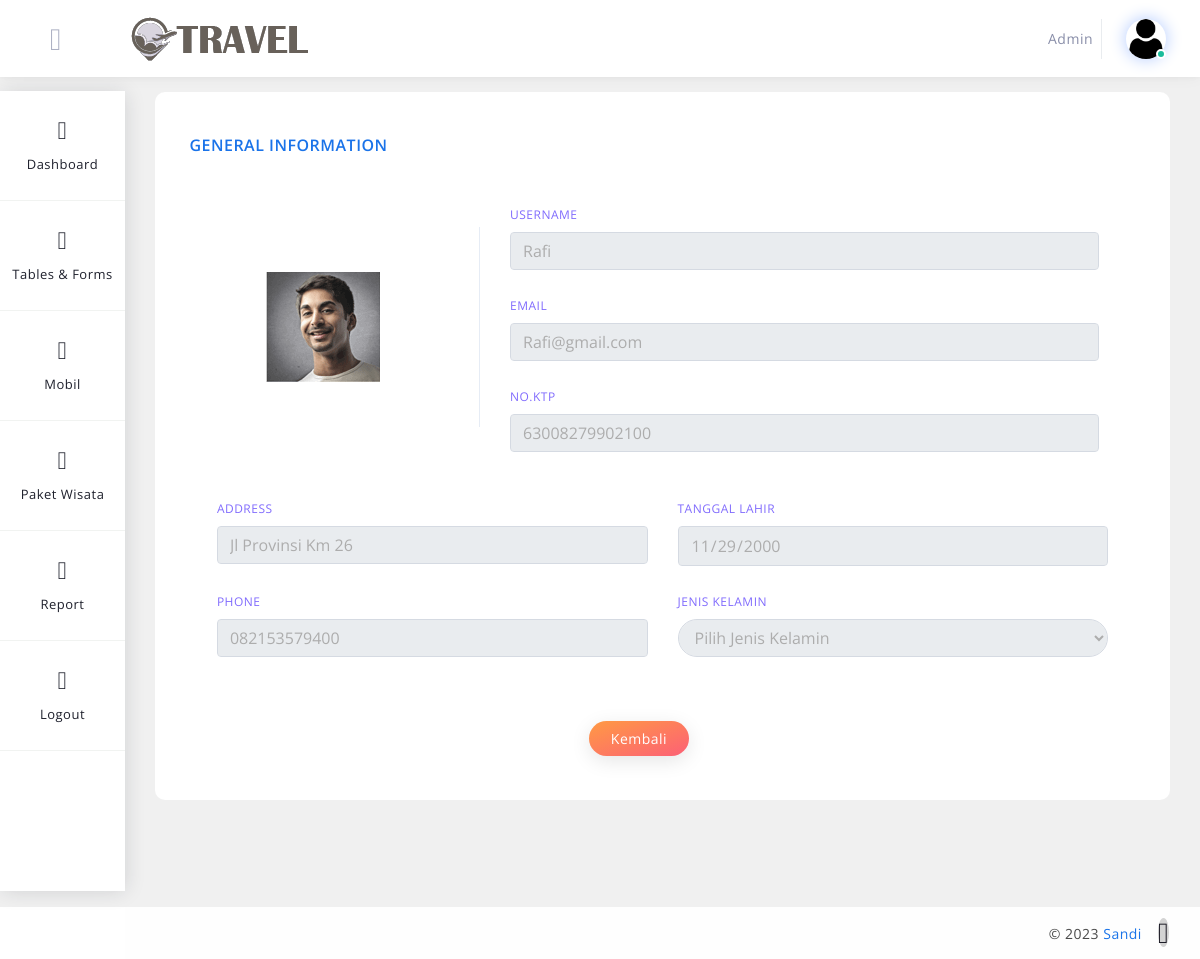
Page /tour/admin/detail_user.php?id_user=5 (signed in) on the committed database.
### tables this page shows
CREATE TABLE `users` (
  `id_user` int(11) NOT NULL,
  `username` varchar(64) NOT NULL,
  `email` varchar(92) NOT NULL,
  `password` varchar(120) NOT NULL,
  `gambar` varchar(64) NOT NULL,
  `no_hp` varchar(26) NOT NULL,
  `no_ktp` varchar(26) NOT NULL,
  `alamat` varchar(64) NOT NULL,
  `tanggal_lahir` date NOT NULL,
  `jenis_kelamin` varchar(20) NOT NULL,
  `role` varchar(32) NOT NULL
);

### tour/admin/detail_user.php (the view, shortened to what this page needs)
<?php
include '../include/config.php';
if (isset($_GET['id_user'])) {
    $id_user = ($_GET["id_user"]);
    $query = "SELECT * FROM users WHERE id_user='$id_user'";
    $result = mysqli_query($conn, $query);
    $data = mysqli_fetch_assoc($result);
} else {
    echo "<script>alert('Masukkan data id.');window.location='tb_user.php';</script>";
}
?>
<!DOCTYPE html>
<html lang="en">
<head>
    <link href="../assets/css/loader.css" rel="stylesheet" type="text/css" />
    <link href="../bootstrap/css/bootstrap.min.css" rel="stylesheet" type="text/css" />
    <link href="../assets/css/plugins.css" rel="stylesheet" type="text/css" />
    <link rel="stylesheet" type="text/css" href="../plugins/dropify/dropify.min.css">
    <link href="../assets/css/users/account-setting.css" rel="stylesheet" type="text/css" />
</head>
<body>
    <?php include "../template/header.php" ?>
    <?php include "../template/sidebar.php" ?>
    <div class="main-container" id="container">
        <div id="content" class="main-content">
            <div class="container">
                <div class="row">
                    <div class="col-xl-12 col-lg-12 col-md-12 layout-spacing">
                        <form action="proses_profil.php" method="POST" enctype="multipart/form-data" class="general-info">
                            <div class="info">
                                <h6 class="mt-4">General Information</h6>
                                <div class="row">
                                    <div class="col-lg-4 col-md-5">
                                        <div class="upload ml-md-5 mt-4 pr-md-4">
                                        </div>
                                    </div>
                                    <div class="col-lg-8 col-md-7 mt-md-0 mt-4">
                                        <div class="form">
                                            <div class="form-group">
                                                <label for="firstName"> Username</label>
                                                <input type="text" class="form-control mb-4" value="<?php echo $data['username']; ?>" name="username" id="firstName" placeholder="" readonly>
                                            </div>
                                            <div class="form-group">
                                                <label for="lastName">Email</label>
                                                <input type="email" class="form-control mb-4" name="email" value="<?php echo $data['email']; ?>" id="lastName" placeholder="" readonly>
                                            </div>
                                            <div class="form-group">
                                                <label for="profession">No.KTP</label>
                                                <input type="text" class="form-control mb-4" name="no_ktp" value="<?php echo $data['no_ktp']; ?>" id="profession" placeholder="" readonly>
                                            </div>
                                        </div>
                                    </div>
                                </div>
                                <br>
                                <div class="row">
                                    <div class="col-md-11 mx-auto">
                                        <div class="row">
                                            <div class="col-md-6">
                                                <div class="form-group">
                                                    <label for="address">Address</label>
                                                    <input type="text" class="form-control mb-4" value="<?php echo $data['alamat']; ?>" name="alamat" id="address" placeholder="" readonly>
                                                </div>
                                            </div>
                                            <div class="col-md-6">
                                                <div class="form-group">
                                                    <label for="location">Tanggal Lahir</label>
                                                    <input type="date" class="form-control mb-4" name="tanggal_lahir" value="<?php echo $data['tanggal_lahir']; ?>" id="location" placeholder="" readonly>
                                                </div>
                                            </div>
                                            <div class="col-md-6">
                                                <div class="form-group">
                                                    <label for="phone">Phone</label>
                                                    <input type="text" class="form-control mb-4" name="no_hp" id="phone" value="<?php echo $data['no_hp']; ?>" placeholder="" readonly>
                                                </div>
                                            </div>
                                            <div class="col-md-6">
                                                <div class="form-group">
                                                    <label for="website1">Jenis Kelamin</label>
                                                    <select class="form-control-rounded form-control" id="jenis_kelamin" name="jenis_kelamin" readonly>
                                                        <option selected="<?php echo $data['jenis_kelamin']; ?>">Pilih Jenis Kelamin</option readonly>
                                                    </select>
                                                </div>
                                            </div>
                                        </div>
                                    </div>
                                </div>
                            </div>
                            <div class="save-info">
                                <div class="row">
                                    <div class="col-md-1 mx-auto">
                                        <a href="../admin/tb_user.php" class="btn btn-gradient-warning mb-4 float-right btn-rounded">Kembali</a>
                                    </div>
                                </div>
                            </div>
                        </form>
                    </div>
                </div>
            </div>
        </div>
    </div>
    <?php include "../template/footer.php" ?>
</body>
</html>

### tour/assets/css/users/account-setting.css (style rules this page uses)
.general-info { background-color: #fff; border-radius: 10px; }
.general-info .info { padding: 20px; }
.general-info .save-info { padding: 20px; }
.general-info .info .form { width: 92%; }
.general-info .info .upload { border-right: 1px solid #e6ecf5; }
.general-info .info h6 { color: #1a73e9; margin: 1rem 0 3rem 0.9rem; font-weight: 600; font-size: 16px; text-transform: uppercase; }
.general-info .info label { text-transform: uppercase; color: #816cfd; font-size: 12px; }
.form-control { border: 1px solid #d5dae2; }
.general-info .btn-gradient-warning { width: 100px; }

### tour/assets/css/structure.css (style rules this page uses)
#content { margin-top: 92px; margin-left: 125px; width: 100%; width: 50%; flex-grow: 8; margin-bottom: 67px; transition: all .24s ease-in-out; }

### rows in the picture
users: username "Rafi", email "Rafi@gmail.com", no_ktp "63008279902100", alamat "Jl Provinsi Km 26", tanggal_lahir "11/29/2000", no_hp "082153579400"

### other values in the picture
$_SESSION['users'] "Admin"
